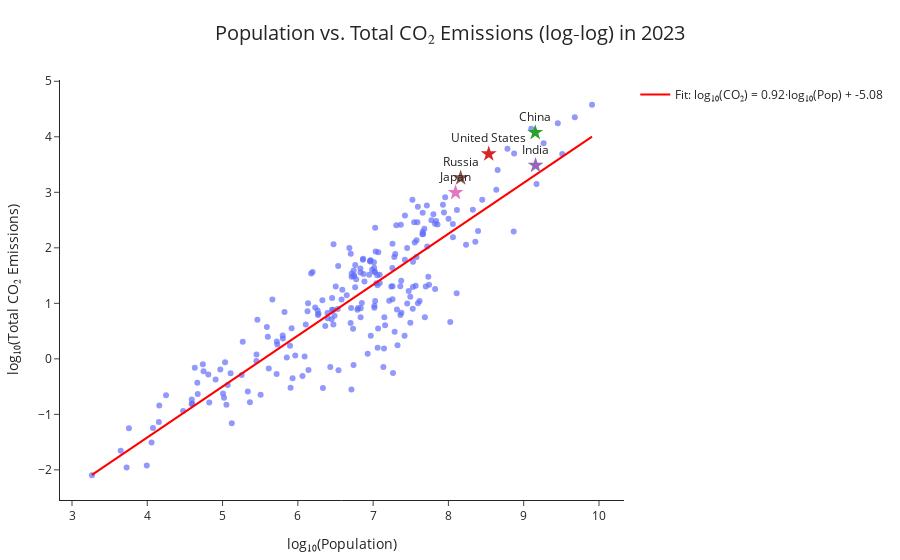

This figure's notebook cell:
### Markdown cell above
# Population vs. Total CO₂ Emissions

**Indicators:**
- **Population** (`population`): Total population of each country.
- **Total CO₂ Emissions** (`co2`): Annual CO₂ emissions (million tonnes).

**Objective:**
- Examine the relationship between a country’s population size and its total CO₂ emissions for the most recent year.
- Identify outliers—countries that emit more or less than expected given their population.

**Approach:**
1. Filter to the latest year and drop missing values in `population` and `co2`.
2. Create a scatter plot with a best‑fit regression line.
3. Annotate a few notable outliers (e.g., China, India, USA, small high‑emitting countries).

### Code cell
import plotly.express as px
import plotly.graph_objects as go
import numpy as np
from sklearn.linear_model import LinearRegression

# 1. Prepare data (same as before)
latest_year = data_clean['year'].max()
df_pp = data_clean[
    (data_clean['year'] == latest_year) &
    data_clean['population'].notnull() &
    data_clean['co2'].notnull()
][['country', 'population', 'co2']].copy()

# 2. Log-transform and fit regression
df_pp['log_pop'] = np.log10(df_pp['population'])
df_pp['log_co2'] = np.log10(df_pp['co2'])
X = df_pp[['log_pop']].values
y = df_pp['log_co2'].values
model = LinearRegression().fit(X, y)
df_pp['y_pred'] = model.predict(X)

# 3. Scatter plot
fig = px.scatter(
    df_pp,
    x='log_pop',
    y='log_co2',
    hover_name='country',
    size_max=10,
    opacity=0.7,
    labels={
        'log_pop': 'log₁₀(Population)',
        'log_co2': 'log₁₀(Total CO₂ Emissions)'
    },
    title=f"Population vs. Total CO₂ Emissions (log‑log) in {latest_year}"
)

# 4. Regression line
df_line = df_pp.sort_values('log_pop')
fig.add_trace(
    go.Scatter(
        x=df_line['log_pop'],
        y=df_line['y_pred'],
        mode='lines',
        line=dict(width=2, color='red'),
        name=f"Fit: log₁₀(CO₂) = {model.coef_[0]:.2f}·log₁₀(Pop) + {model.intercept_:.2f}"
    )
)

# 5. Annotate key outliers
highlight = ['China', 'United States', 'India', 'Russia', 'Japan']
for country in highlight:
    sub = df_pp[df_pp['country'] == country]
    if not sub.empty:
        fig.add_trace(
            go.Scatter(
                x=sub['log_pop'],
                y=sub['log_co2'],
                mode='markers+text',
                text=[country],
                textposition='top center',
                marker=dict(size=12, symbol='star'),
                name=country,
                showlegend=False
            )
        )

# 6. Aesthetic tweaks
fig.update_layout(
    template='simple_white',
    xaxis=dict(gridcolor='lightgrey'),
    yaxis=dict(gridcolor='lightgrey'),
    title_x=0.5,
    title_font=dict(size=20),
    legend=dict(title=''),
    margin=dict(l=60, r=20, t=80, b=60)
)

fig.show()

### Figure 1 — Plotly figure (JSON) as saved in the notebook; plotly's stock layout.template omitted (floating-point values rounded to 4 significant figures; data arrays with more than 128 entries replaced by an {"elided": "..."} marker saying what was removed)
{"data": [{"hovertemplate": "<b>%{hovertext}</b><br><br>log₁₀(Population)=%{x}<br>log₁₀(Total CO₂ Emissions)=%{y}<extra></extra>", "hovertext": {"elided": "227 str values"}, "legendgroup": "", "marker": {"color": "#636efa", "opacity": 0.7, "symbol": "circle"}, "mode": "markers", "name": "", "orientation": "v", "showlegend": false, "type": "scatter", "x": {"elided": "227 float values"}, "xaxis": "x", "y": {"elided": "227 float values"}, "yaxis": "y"}, {"line": {"color": "red", "width": 2}, "mode": "lines", "name": "Fit: log₁₀(CO₂) = 0.92·log₁₀(Pop) + -5.08", "type": "scatter", "x": {"elided": "227 float values"}, "y": {"elided": "227 float values"}}, {"marker": {"size": 12, "symbol": "star"}, "mode": "markers+text", "name": "China", "showlegend": false, "text": ["China"], "textposition": "top center", "type": "scatter", "x": [9.153], "y": [4.076]}, {"marker": {"size": 12, "symbol": "star"}, "mode": "markers+text", "name": "United States", "showlegend": false, "text": ["United States"], "textposition": "top center", "type": "scatter", "x": [8.536], "y": [3.691]}, {"marker": {"size": 12, "symbol": "star"}, "mode": "markers+text", "name": "India", "showlegend": false, "text": ["India"], "textposition": "top center", "type": "scatter", "x": [9.158], "y": [3.486]}, {"marker": {"size": 12, "symbol": "star"}, "mode": "markers+text", "name": "Russia", "showlegend": false, "text": ["Russia"], "textposition": "top center", "type": "scatter", "x": [8.163], "y": [3.259]}, {"marker": {"size": 12, "symbol": "star"}, "mode": "markers+text", "name": "Japan", "showlegend": false, "text": ["Japan"], "textposition": "top center", "type": "scatter", "x": [8.095], "y": [2.995]}], "layout": {"legend": {"title": {"text": ""}, "tracegroupgap": 0}, "margin": {"b": 60, "l": 60, "r": 20, "t": 80}, "title": {"font": {"size": 20}, "text": "Population vs. Total CO₂ Emissions (log‑log) in 2023", "x": 0.5}, "xaxis": {"anchor": "y", "domain": [0, 1], "gridcolor": "lightgrey", "title": {"text": "log₁₀(Population)"}}, "yaxis": {"anchor": "x", "domain": [0, 1], "gridcolor": "lightgrey", "title": {"text": "log₁₀(Total CO₂ Emissions)"}}}}
